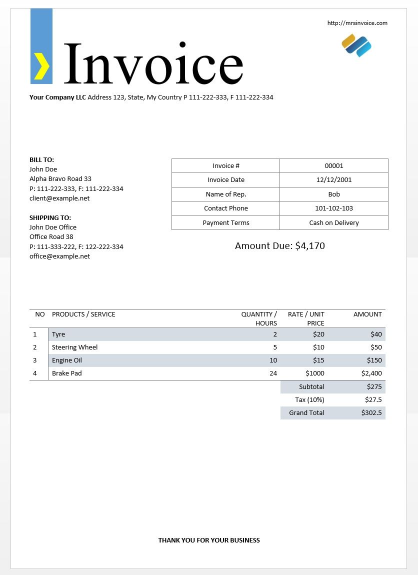
#> input picture images/im3.jpg, 835 x 1150 px (shown at 1/2 size)
$ python warp_img.py
#> lines starting #> are read from the running program, lines starting #| are printed output that depends on the picture
import cv2
import numpy as np
import matplotlib.pyplot as plt

img = cv2.imread("images/im3.jpg")
#> img is the input picture: shape (1150, 835, 3); mean B, G, R 246.4, 245.9, 245.1
rows,cols,ch = img.shape
#> rows = 1150; cols = 835; ch = 3

pts1 = np.float32([[56,65],[368,52],[28,387],[389,390]])
pts2 = np.float32([[0,0],[300,0],[0,300],[300,300]])

M = cv2.getPerspectiveTransform(pts1,pts2)

dst = cv2.warpPerspective(img,M,(300,300))
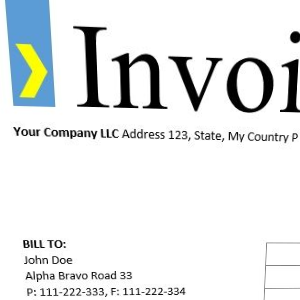
#> dst: shape (300, 300, 3); mean B, G, R 233.2, 233.1, 230.4

plt.subplot(121),plt.imshow(img),plt.title('Input')
plt.subplot(122),plt.imshow(dst),plt.title('Output')
plt.show()
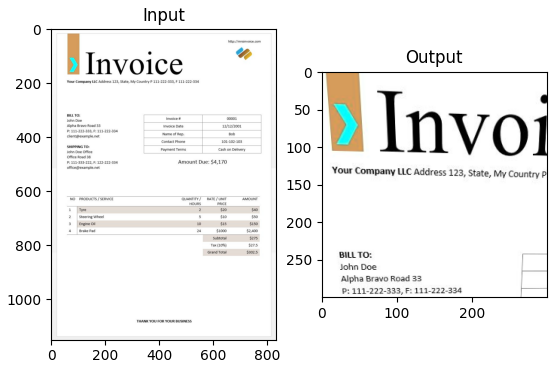
#> figure drawn by matplotlib, 2 panels; B, G, R data is drawn as R, G, B

$ run again, with images/im4.jpg copied over images/im3.jpg
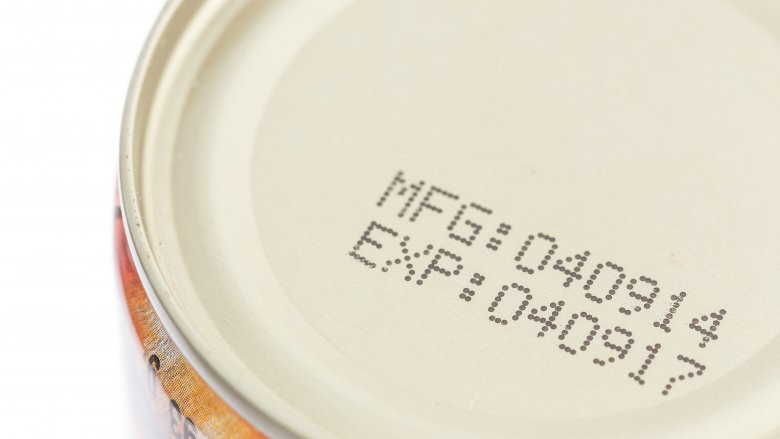
#> input picture images/im4.jpg, 780 x 439 px
#> img is the input picture: shape (439, 780, 3); mean B, G, R 209.4, 225, 231.1
#> `dst = cv2.warpPerspective(img,M,(300,300))`:
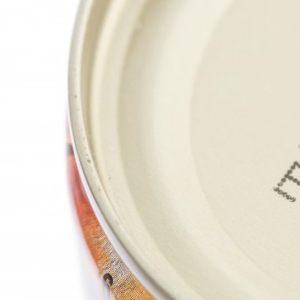
#> dst: shape (300, 300, 3); mean B, G, R 211.2, 225.9, 232.1
#> `plt.show()`:
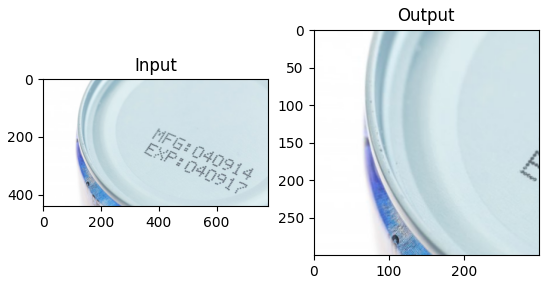
#> figure drawn by matplotlib, 2 panels; B, G, R data is drawn as R, G, B
